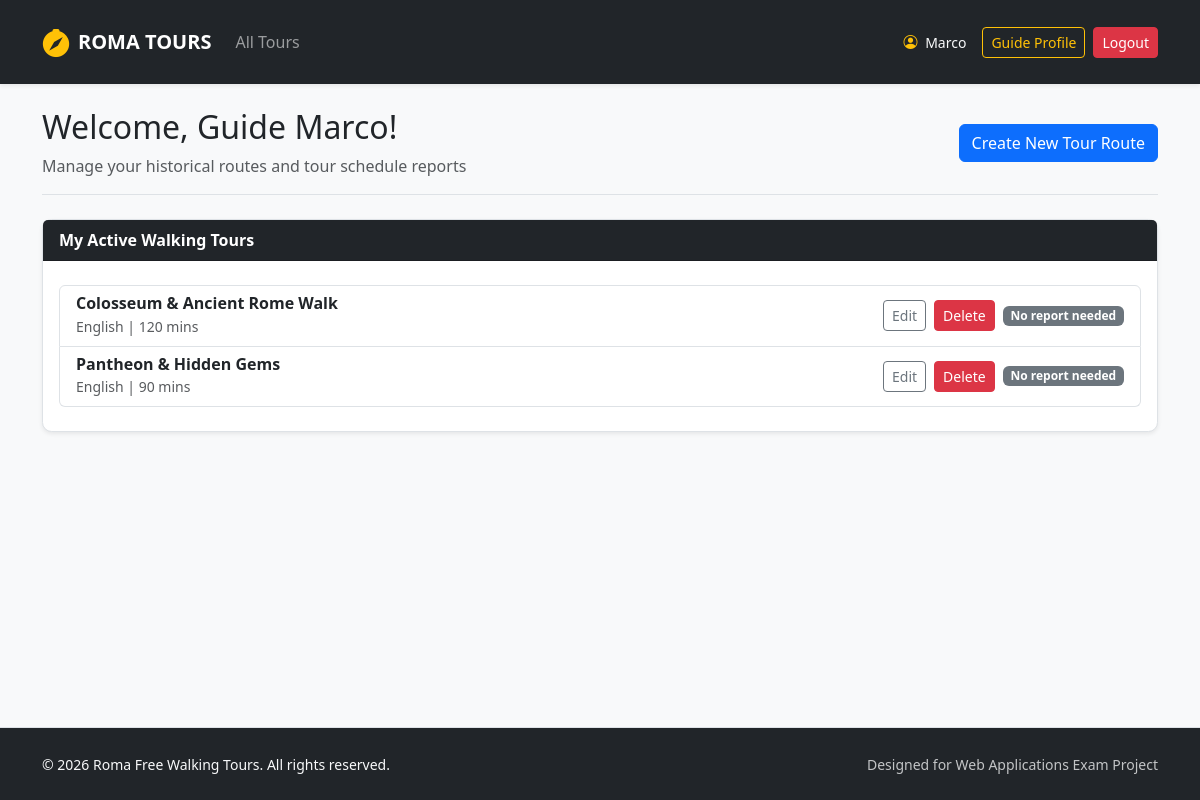
Page /guide/profile (signed in) on the earlier database version.
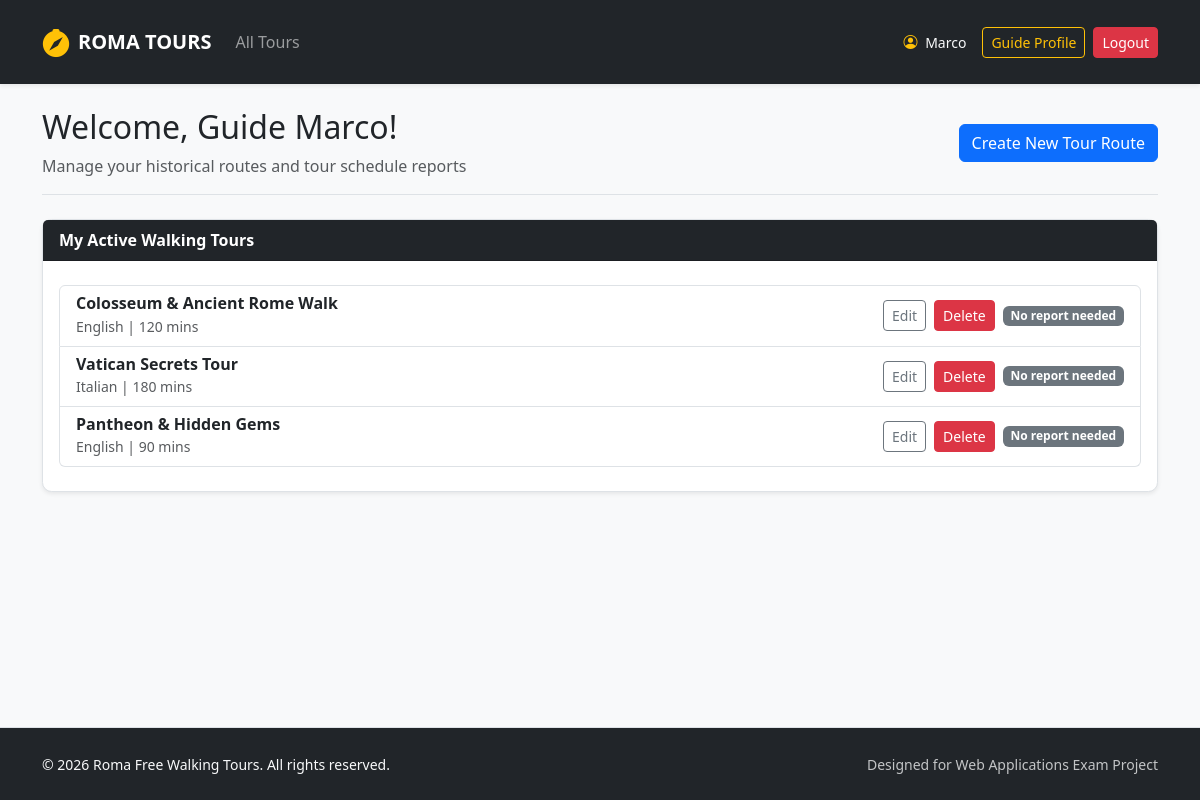
Same page on the later database version.
### tables this page shows
CREATE TABLE users (
            id INTEGER PRIMARY KEY AUTOINCREMENT,
            name TEXT NOT NULL,
            surname TEXT NOT NULL,
            email TEXT UNIQUE NOT NULL,
            password TEXT NOT NULL,
            role TEXT CHECK(role IN ('guide', 'participant', 'administrator')) NOT NULL,
            languages TEXT
        );

CREATE TABLE tours (
            id INTEGER PRIMARY KEY AUTOINCREMENT,
            guide_id INTEGER NOT NULL,
            title TEXT NOT NULL,
            meeting_point TEXT NOT NULL,
            duration INTEGER NOT NULL,
            language TEXT NOT NULL,
            max_participants INTEGER NOT NULL,
            description TEXT NOT NULL,
            stops TEXT NOT NULL,
            photos TEXT NOT NULL,
            FOREIGN KEY (guide_id) REFERENCES users(id) ON DELETE CASCADE
        );

### routes/auth_routes.py (the view)
@auth_bp.route("/guide/profile")
@login_required
@guide_required
def profile_guide():
    from dao.tours_dao import get_tours_by_guide_id
    my_tours = get_tours_by_guide_id(current_user.id)
    return render_template("profile_guide.html", tours=my_tours)

### app.py (called while the page is built)
@login_manager.user_loader
def load_user(user_id):
    db_user = get_user_by_id(user_id)
    if db_user:
        return User(
            id=db_user["id"], name=db_user["name"], surname=db_user["surname"],
            email=db_user["email"], role=db_user["role"], languages=db_user["languages"]
        )
    return None

### dao/tours_dao.py (called while the page is built)
def get_tours_by_guide_id(p_guide_id):
    query = "SELECT * FROM tours WHERE guide_id = ?"
    conn = sqlite3.connect("roma_tours.db")
    conn.row_factory = sqlite3.Row
    cursor = conn.cursor()
    cursor.execute(query, (p_guide_id,))
    tours = cursor.fetchall()
    cursor.close()
    conn.close()
    return tours

### dao/users_dao.py (called while the page is built)
def get_user_by_id(p_id):
    query = "SELECT * FROM users WHERE id = ?"
    conn = sqlite3.connect("roma_tours.db")
    conn.row_factory = sqlite3.Row
    cursor = conn.cursor()
    cursor.execute(query, (p_id,))
    db_user = cursor.fetchone()
    cursor.close()
    conn.close()
    return db_user

### routes/auth_routes.py (called while the page is built)
def guide_required(f):
    @wraps(f)
    def decorated_function(*args, **kwargs):
        if not current_user.is_authenticated or current_user.role != 'guide':
            flash("Only guides can access this page.", "danger")
            return redirect(url_for("home"))
        return f(*args, **kwargs)
    return decorated_function

### templates/profile_guide.html (shortened to what this page needs)
{% extends 'base.html' %}
{% block content %}
<div class="col-12">
  <div class="d-flex flex-wrap justify-content-between align-items-center mb-4 border-bottom pb-3">
    <div>
      <h2>Welcome, Guide {{ current_user.name }}!</h2>
      <p class="text-muted mb-0">Manage your historical routes and tour schedule reports</p>
    </div>
    <a href="{{ url_for('guide.new_tour') }}" class="btn btn-primary">Create New Tour Route</a>
  </div>
  <div class="card shadow-sm border mb-4">
    <div class="card-header bg-dark text-white fw-bold">My Active Walking Tours</div>
    <div class="card-body py-4">
       {% if tours %}
         <div class="list-group">
           {% for tour in tours %}
             <div class="list-group-item d-flex justify-content-between align-items-center">
               <div>
                 <h6 class="mb-0 fw-bold">{{ tour.title }}</h6>
                 <small class="text-muted">{{ tour.language }} | {{ tour.duration }} mins</small>
               </div>
               <div class="d-flex gap-2 align-items-center">
                 <a href="{{ url_for('guide.edit_tour', tour_id=tour.id) }}" class="btn btn-sm btn-outline-secondary">Edit</a>
                 <form action="{{ url_for('guide.delete_tour', tour_id=tour.id) }}" method="POST" class="d-inline">
                    <button type="submit"
                            class="btn btn-sm btn-danger"
                            onclick="return confirm('Are you sure you want to delete this tour?')">
                      Delete
                    </button>
                 </form>
                 {% if reportable_tours and tour.id in reportable_tours|map(attribute='id') %}
                   <form action="{{ url_for('guide.submit_report', tour_id=tour.id) }}" method="POST" enctype="multipart/form-data" class="border p-2 rounded bg-light">
                    <small class="d-block mb-1 fw-bold">Post-Tour Report</small>
                    <input type="number" name="actual_participants" placeholder="Actual Participants" required class="form-control form-control-sm mb-1">
                    <input type="file" name="report_photo" class="form-control form-control-sm mb-1" required>
                    <button type="submit" class="btn btn-sm btn-success w-100">Send Report</button>
                   </form>
                 {% else %}
                   <span class="badge bg-secondary">No report needed</span>
                 {% endif %}
               </div>
             </div>
           {% endfor %}
         </div>
       {% else %}
         <div class="text-center text-muted">
           <i class="bi bi-map fs-2 mb-2 d-block text-secondary"></i>
           <p class="mb-0 small">No custom tour routes created yet. Click the button above to start your first tour!</p>
         </div>
       {% endif %}
    </div>
  </div>
</div>
{% endblock %}

### templates/base.html (shortened to what this page needs)
<!DOCTYPE html>
<html lang="en">
<head>
  <link href="https://cdn.jsdelivr.net/npm/bootstrap@5.3.2/dist/css/bootstrap.min.css" rel="stylesheet">
  <link rel="stylesheet" href="https://cdn.jsdelivr.net/npm/bootstrap-icons@1.11.3/font/bootstrap-icons.min.css">
  <link rel="stylesheet" href="{{ url_for('static', filename='css/styles.css') }}">
</head>
<body class="d-flex flex-column min-vh-100">
  <nav class="navbar navbar-expand-lg navbar-dark bg-dark shadow-sm py-3 mb-4">
    <div class="container">
      <a class="navbar-brand d-flex align-items-center fw-bold text-uppercase tracking-wider" href="{{ url_for('roma_tours') }}">
        <i class="bi bi-compass-fill me-2 text-warning fs-3"></i> Roma Tours
      </a>
      <div class="collapse navbar-collapse" id="mainNav">
        <ul class="navbar-nav me-auto mb-2 mb-lg-0">
          <li class="nav-item">
            <a class="nav-link {% if request.endpoint == 'home' %}active{% endif %}" href="{{ url_for('home') }}">All Tours</a>
          </li>
        </ul>
        <div class="d-flex align-items-center gap-2">
          {% if current_user.is_authenticated %}
            <span class="text-light me-2 small">
              <i class="bi bi-person-circle me-1 text-warning"></i> {{ current_user.name }}
            </span>
            {% if current_user.role == 'administrator' %}
              <a href="{{ url_for('auth.profile_admin') }}" class="btn btn-outline-warning btn-sm">Admin Dashboard</a>
            {% elif current_user.role == 'guide' %}
              <a href="{{ url_for('auth.profile_guide') }}" class="btn btn-outline-warning btn-sm">Guide Profile</a>
            {% else %}
              <a href="{{ url_for('auth.profile_participant') }}" class="btn btn-outline-warning btn-sm">My Bookings</a>
            {% endif %}
            <a href="{{ url_for('auth.logout') }}" class="btn btn-danger btn-sm">Logout</a>
          {% endif %}
        </div>
      </div>
    </div>
  </nav>
  <div class="container flex-grow-1">
    <div class="row g-4">
      {% block content %}{% endblock %}
    </div>
  </div>
  <footer class="mt-auto border-top bg-dark text-light">
    <div class="container py-4">
      <div class="row align-items-center">
        <div class="col-12 col-md-6 text-center text-md-start">
          <span class="small">© 2026 Roma Free Walking Tours. All rights reserved.</span>
        </div>
        <div class="col-12 col-md-6 text-center text-md-end mt-2 mt-md-0">
          <span class="small opacity-75">Designed for Web Applications Exam Project</span>
        </div>
      </div>
    </div>
  </footer>
</body>
</html>

### static/css/styles.css (style rules this page uses)
body { background-color: #f8f9fa; font-family: 'Segoe UI', Tahoma, Geneva, Verdana, sans-serif; font-size: 1rem; }
.card { border: none; border-radius: 0.6rem; transition: transform 0.2s ease, box-shadow 0.2s ease; }

Differences in the rows shown:
added tours: title "Vatican Secrets Tour", language "Italian", duration "180"
